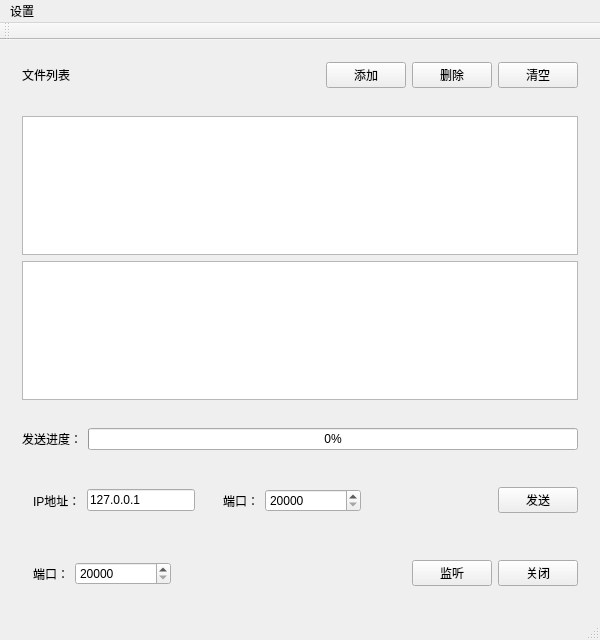
<?xml version="1.0" encoding="UTF-8"?>
<ui version="4.0">
 <class>EasyFileClass</class>
 <widget class="QMainWindow" name="EasyFileClass">
  <property name="geometry">
   <rect>
    <x>0</x>
    <y>0</y>
    <width>600</width>
    <height>640</height>
   </rect>
  </property>
  <property name="windowTitle">
   <string>EasyFile</string>
  </property>
  <widget class="QWidget" name="centralWidget">
   <layout class="QVBoxLayout" name="verticalLayout_2">
    <item>
     <widget class="QWidget" name="widget" native="true">
      <layout class="QHBoxLayout" name="horizontalLayout">
       <item>
        <widget class="QLabel" name="label">
         <property name="text">
          <string>文件列表</string>
         </property>
        </widget>
       </item>
       <item>
        <spacer name="horizontalSpacer">
         <property name="orientation">
          <enum>Qt::Horizontal</enum>
         </property>
         <property name="sizeHint" stdset="0">
          <size>
           <width>249</width>
           <height>20</height>
          </size>
         </property>
        </spacer>
       </item>
       <item>
        <widget class="QPushButton" name="pushButton_addFile">
         <property name="text">
          <string>添加</string>
         </property>
        </widget>
       </item>
       <item>
        <widget class="QPushButton" name="pushButton_deleteFile">
         <property name="text">
          <string>删除</string>
         </property>
        </widget>
       </item>
       <item>
        <widget class="QPushButton" name="pushButton_clearFile">
         <property name="text">
          <string>清空</string>
         </property>
        </widget>
       </item>
      </layout>
     </widget>
    </item>
    <item>
     <widget class="QWidget" name="widget_2" native="true">
      <layout class="QVBoxLayout" name="verticalLayout">
       <item>
        <widget class="QListWidget" name="listWidget"/>
       </item>
       <item>
        <widget class="QTextBrowser" name="textBrowser"/>
       </item>
      </layout>
     </widget>
    </item>
    <item>
     <widget class="QWidget" name="widget_3" native="true">
      <layout class="QHBoxLayout" name="horizontalLayout_7">
       <item>
        <widget class="QLabel" name="label_2">
         <property name="text">
          <string>发送进度：</string>
         </property>
        </widget>
       </item>
       <item>
        <widget class="QProgressBar" name="progressBar">
         <property name="value">
          <number>0</number>
         </property>
        </widget>
       </item>
      </layout>
     </widget>
    </item>
    <item>
     <widget class="QWidget" name="widget_4" native="true">
      <layout class="QHBoxLayout" name="horizontalLayout_4">
       <item>
        <widget class="QWidget" name="widget_5" native="true">
         <layout class="QHBoxLayout" name="horizontalLayout_3">
          <item>
           <widget class="QLabel" name="label_3">
            <property name="text">
             <string>IP地址：</string>
            </property>
           </widget>
          </item>
          <item>
           <widget class="QLineEdit" name="lineEdit_ip">
            <property name="text">
             <string>127.0.0.1</string>
            </property>
           </widget>
          </item>
         </layout>
        </widget>
       </item>
       <item>
        <widget class="QWidget" name="widget_6" native="true">
         <layout class="QHBoxLayout" name="horizontalLayout_2">
          <item>
           <widget class="QLabel" name="label_4">
            <property name="text">
             <string>端口：</string>
            </property>
           </widget>
          </item>
          <item>
           <widget class="QSpinBox" name="spinBox_sendPort">
            <property name="minimumSize">
             <size>
              <width>96</width>
              <height>0</height>
             </size>
            </property>
            <property name="minimum">
             <number>20000</number>
            </property>
            <property name="maximum">
             <number>65535</number>
            </property>
           </widget>
          </item>
         </layout>
        </widget>
       </item>
       <item>
        <spacer name="horizontalSpacer_2">
         <property name="orientation">
          <enum>Qt::Horizontal</enum>
         </property>
         <property name="sizeHint" stdset="0">
          <size>
           <width>40</width>
           <height>20</height>
          </size>
         </property>
        </spacer>
       </item>
       <item>
        <widget class="QPushButton" name="pushButton_send">
         <property name="text">
          <string>发送</string>
         </property>
        </widget>
       </item>
      </layout>
     </widget>
    </item>
    <item>
     <widget class="QWidget" name="widget_7" native="true">
      <layout class="QHBoxLayout" name="horizontalLayout_5">
       <item>
        <widget class="QWidget" name="widget_8" native="true">
         <layout class="QHBoxLayout" name="horizontalLayout_6">
          <item>
           <widget class="QLabel" name="label_5">
            <property name="text">
             <string>端口：</string>
            </property>
           </widget>
          </item>
          <item>
           <widget class="QSpinBox" name="spinBox_recvPort">
            <property name="minimumSize">
             <size>
              <width>96</width>
              <height>0</height>
             </size>
            </property>
            <property name="minimum">
             <number>20000</number>
            </property>
            <property name="maximum">
             <number>65535</number>
            </property>
           </widget>
          </item>
         </layout>
        </widget>
       </item>
       <item>
        <spacer name="horizontalSpacer_3">
         <property name="orientation">
          <enum>Qt::Horizontal</enum>
         </property>
         <property name="sizeHint" stdset="0">
          <size>
           <width>40</width>
           <height>20</height>
          </size>
         </property>
        </spacer>
       </item>
       <item>
        <widget class="QPushButton" name="pushButton_listen">
         <property name="text">
          <string>监听</string>
         </property>
        </widget>
       </item>
       <item>
        <widget class="QPushButton" name="pushButton_close">
         <property name="text">
          <string>关闭</string>
         </property>
        </widget>
       </item>
      </layout>
     </widget>
    </item>
   </layout>
  </widget>
  <widget class="QMenuBar" name="menuBar">
   <property name="geometry">
    <rect>
     <x>0</x>
     <y>0</y>
     <width>600</width>
     <height>21</height>
    </rect>
   </property>
   <widget class="QMenu" name="menu">
    <property name="title">
     <string>设置</string>
    </property>
   </widget>
   <addaction name="menu"/>
  </widget>
  <widget class="QToolBar" name="mainToolBar">
   <attribute name="toolBarArea">
    <enum>TopToolBarArea</enum>
   </attribute>
   <attribute name="toolBarBreak">
    <bool>false</bool>
   </attribute>
  </widget>
  <widget class="QStatusBar" name="statusBar"/>
 </widget>
 <layoutdefault spacing="6" margin="11"/>
 <resources>
  <include location="EasyFile.qrc"/>
 </resources>
 <connections/>
</ui>
